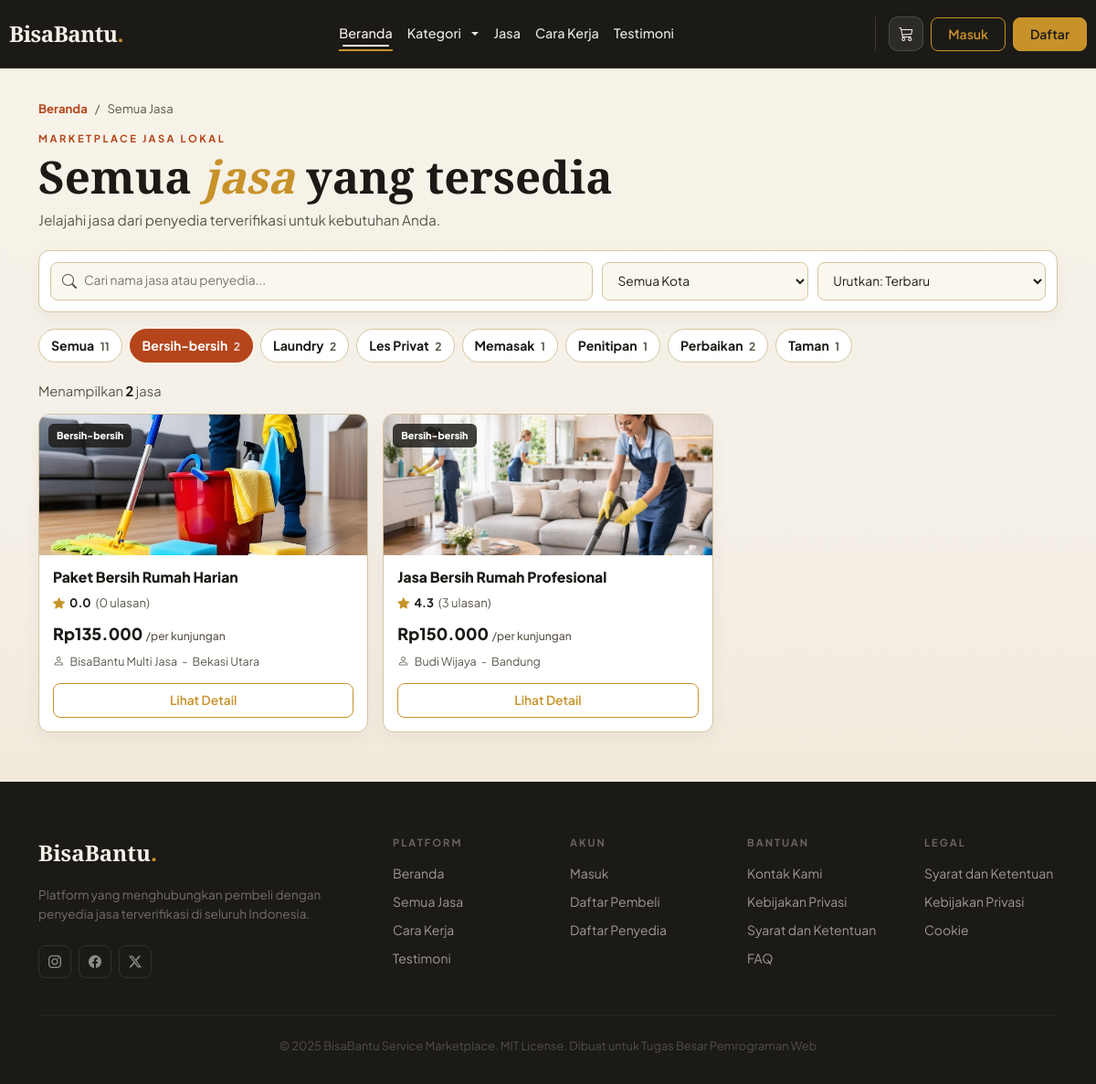
Screenshot of /index.php?page=services&category=bersih-bersih with the database file from the repository.
### tables this page shows
CREATE TABLE `categories` (
  `id` int NOT NULL AUTO_INCREMENT,
  `name` varchar(50) NOT NULL,
  `description` text,
  `created_at` timestamp NOT NULL DEFAULT CURRENT_TIMESTAMP,
  PRIMARY KEY (`id`)
);

CREATE TABLE `services` (
  `id` int NOT NULL AUTO_INCREMENT,
  `provider_id` int NOT NULL,
  `category_id` int NOT NULL,
  `title` varchar(200) NOT NULL,
  `description` text NOT NULL,
  `price` decimal(12,2) NOT NULL,
  `price_unit` varchar(20) DEFAULT 'per unit',
  `estimated_duration` varchar(50) DEFAULT NULL,
  `location` varchar(255) NOT NULL,
  `image` varchar(255) DEFAULT NULL,
  `is_active` tinyint(1) DEFAULT '1',
  `created_at` timestamp NOT NULL DEFAULT CURRENT_TIMESTAMP,
  `updated_at` timestamp NOT NULL DEFAULT CURRENT_TIMESTAMP ON UPDATE CURRENT_TIMESTAMP,
  PRIMARY KEY (`id`),
  KEY `provider_id` (`provider_id`),
  KEY `category_id` (`category_id`),
  CONSTRAINT `services_ibfk_1` FOREIGN KEY (`provider_id`) REFERENCES `users` (`id`) ON DELETE CASCADE,
  CONSTRAINT `services_ibfk_2` FOREIGN KEY (`category_id`) REFERENCES `categories` (`id`) ON DELETE RESTRICT
);

CREATE TABLE `users` (
  `id` int NOT NULL AUTO_INCREMENT,
  `name` varchar(100) NOT NULL,
  `email` varchar(100) NOT NULL,
  `password` varchar(255) NOT NULL,
  `role` enum('buyer','provider','admin') NOT NULL,
  `is_verified` tinyint(1) DEFAULT '0',
  `phone` varchar(20) DEFAULT NULL,
  `address` text,
  `remember_token` varchar(255) DEFAULT NULL,
  `profile_photo` varchar(255) DEFAULT NULL,
  `created_at` timestamp NOT NULL DEFAULT CURRENT_TIMESTAMP,
  `updated_at` timestamp NOT NULL DEFAULT CURRENT_TIMESTAMP ON UPDATE CURRENT_TIMESTAMP,
  PRIMARY KEY (`id`),
  UNIQUE KEY `email` (`email`)
);

### src/helpers/functions.php (called while the page is built, shortened)
<?php
function base_url($path = '') {
    $scheme = (!empty($_SERVER['HTTPS']) && $_SERVER['HTTPS'] !== 'off') ? 'https' : 'http';
    $host = $_SERVER['HTTP_HOST'] ?? 'localhost';
    $scriptDir = rtrim(dirname($_SERVER['SCRIPT_NAME']), '/\\');
    $base = $scheme . '://' . $host . $scriptDir;
    return rtrim($base, '/\\') . '/' . ltrim($path, '/\\');
}
function e($value) {
    return htmlspecialchars($value, ENT_QUOTES, 'UTF-8');
}
function format_rupiah($amount) {
    return 'Rp' . number_format((float) $amount, 0, ',', '.');
}
function slugify($value) {
    $value = strtolower(trim((string) $value));
    $value = preg_replace('/[^a-z0-9]+/i', '-', $value);
    return trim($value, '-') ?: 'lainnya';
}

### src/models/ServiceModel.php (called while the page is built, shortened)
<?php
class ServiceModel {
    private $pdo;
    public function __construct($pdo) {
        $this->pdo = $pdo;
    }
    public function getAllActive() {
        $stmt = $this->pdo->query('
            SELECT s.*, u.name as provider_name, u.is_verified as provider_verified, c.name as category_name,
                   COALESCE(AVG(r.rating), 0) as avg_rating,
                   COUNT(r.id) as review_count
            FROM services s
            JOIN users u ON s.provider_id = u.id
            JOIN categories c ON s.category_id = c.id
            LEFT JOIN reviews r ON r.service_id = s.id
            WHERE s.is_active = 1 AND u.is_verified = 1
            GROUP BY s.id
            ORDER BY s.created_at DESC
        ');
        return $stmt->fetchAll();
    }
}

### src/models/CategoryModel.php (called while the page is built, shortened)
<?php
class CategoryModel {
    private $pdo;
    public function __construct($pdo) {
        $this->pdo = $pdo;
    }
    public function getAllWithServiceCount() {
        $stmt = $this->pdo->query('
            SELECT c.*, COUNT(u.id) as service_count
            FROM categories c
            LEFT JOIN services s ON s.category_id = c.id AND s.is_active = 1
            LEFT JOIN users u ON s.provider_id = u.id AND u.is_verified = 1
            GROUP BY c.id
            ORDER BY c.name ASC
        ');
        return $stmt->fetchAll();
    }
}

### src/views/public/services.php (the view, shortened to what this page needs)
<?php
require_once __DIR__ . '/../../models/ServiceModel.php';
require_once __DIR__ . '/../../models/CategoryModel.php';
$serviceModel = new ServiceModel($pdo);
$categoryModel = new CategoryModel($pdo);
$services = $serviceModel->getAllActive();
$categories = $categoryModel->getAllWithServiceCount();
$requestedCategory = slugify($_GET['category'] ?? 'semua');
$requestedSearch = trim((string) ($_GET['search'] ?? ''));
?>
<main class="services-page">
    <div class="container">
        <nav class="services-breadcrumb" aria-label="Breadcrumb">
            <a href="<?= base_url('index.php?page=home') ?>">Beranda</a><span>/</span><span>Semua Jasa</span>
        </nav>
        <header class="services-heading">
            <div class="section-eyebrow">Marketplace Jasa Lokal</div>
            <h1>Semua <em>jasa</em> yang tersedia</h1>
            <p>Jelajahi jasa dari penyedia terverifikasi untuk kebutuhan Anda.</p>
        </header>
        <section class="services-toolbar" aria-label="Pencarian dan pengurutan jasa">
            <label class="services-search" for="servicesSearch">
                <i class="bi bi-search" aria-hidden="true"></i>
                <input id="servicesSearch" type="search" placeholder="Cari nama jasa atau penyedia..." autocomplete="off" value="<?= e($requestedSearch) ?>">
            </label>
            <select id="servicesLocation" class="services-select">
                <option value="">Semua Kota</option>
            </select>
            <select id="servicesSort" class="services-select services-sort">
                <option value="latest">Urutkan: Terbaru</option>
            </select>
        </section>
        <div class="services-category-pills" role="group" aria-label="Filter kategori">
            <button type="button" class="services-category-pill<?= $requestedCategory === 'semua' ? ' active' : '' ?>" data-category="semua">Semua <span><?= count($services) ?></span></button>
            <?php foreach ($categories as $category): ?>
                <?php $slug = slugify($category['name']); ?>
                <button type="button" class="services-category-pill<?= $requestedCategory === $slug ? ' active' : '' ?>" data-category="<?= e($slug) ?>">
                    <?= e($category['name']) ?> <span><?= (int) $category['service_count'] ?></span>
                </button>
            <?php endforeach; ?>
        </div>
        <p id="servicesResultCount" class="services-result-count">Menampilkan <strong><?= count($services) ?></strong> jasa</p>
        <section id="allServicesGrid" class="row g-3" aria-live="polite">
            <?php foreach ($services as $service): ?>
                <?php
                $categorySlug = slugify($service['category_name']);
                $rating = (float) $service['avg_rating'];
                $imagePath = $service['image'] ? 'src/assets/uploads/services/' . $service['image'] : '';
                $hasImage = $imagePath && is_file(__DIR__ . '/../../../' . ltrim($imagePath, '/'));
                ?>
                <div class="col-sm-6 col-lg-4 col-xxl-3 all-service-item"
                     data-category="<?= e($categorySlug) ?>"
                     data-location="<?= e(strtolower($service['location'])) ?>"
                     data-search="<?= e(strtolower($service['title'] . ' ' . $service['provider_name'] . ' ' . $service['category_name'] . ' ' . $service['location'])) ?>"
                     data-price="<?= (float) $service['price'] ?>"
                     data-rating="<?= $rating ?>"
                     data-created="<?= e($service['created_at']) ?>">
                    <article class="all-service-card">
                        <div class="all-service-image">
                            <span class="all-service-category"><?= e($service['category_name']) ?></span>
                            <?php if ($hasImage): ?>
                                <img src="<?= e(base_url($imagePath)) ?>" alt="<?= e($service['title']) ?>">
                            <?php else: ?>
                                <i class="bi <?= e(category_icon($service['category_name'])) ?>" aria-hidden="true"></i>
                            <?php endif; ?>
                        </div>
                        <div class="all-service-body">
                            <h2><?= e($service['title']) ?></h2>
                            <div class="all-service-rating" aria-label="Rating <?= e(number_format($rating, 1)) ?> dari <?= (int) $service['review_count'] ?> ulasan">
                                <i class="bi bi-star-fill"></i><strong><?= e(number_format($rating, 1)) ?></strong><span>(<?= (int) $service['review_count'] ?> ulasan)</span>
                            </div>
                            <p class="all-service-price"><?= e(format_rupiah($service['price'])) ?> <span>/<?= e($service['price_unit']) ?></span></p>
                            <p class="all-service-provider"><i class="bi bi-person"></i><?= e($service['provider_name']) ?> <span>-</span> <?= e($service['location']) ?></p>
                            <a href="<?= base_url('index.php?page=service_detail&id=' . (int) $service['id']) ?>" class="btn btn-outline-custom w-100">Lihat Detail</a>
                        </div>
                    </article>
                </div>
            <?php endforeach; ?>
        </section>
    </div>
</main>

### src/assets/css/auth-modal.css (style rules this page uses)
:root { --auth-accent: #B5451B; --auth-accent-dark: #9a3615; --auth-accent-soft: #F0E4DE; --auth-accent-border: #D4C4A0; --auth-gold: #C8922A; --auth-gold-soft: #FBF3E0; --font-sans: 'Plus Jakarta Sans', system-ui, sans-serif; --color-text-primary: #1C1A16; --color-text-secondary: #6b7280; --color-text-tertiary: #9ca3af; --color-background-primary: #fff; --color-background-secondary: #f9fafb; --color-background-tertiary: #f3f4f6; --color-border-secondary: #e5e7eb; --color-border-tertiary: #f3f4f6; --border-radius-md: 8px; --border-radius-xl: 16px; }

### src/assets/css/animations.css (style rules this page uses)
:root { --bb-motion-fast: 180ms; --bb-motion-base: 320ms; --bb-motion-slow: 480ms; --bb-motion-ease: cubic-bezier(.22, 1, .36, 1); --bb-motion-shadow: 0 18px 45px rgba(15, 23, 42, .14); --bb-focus-glow: 0 0 0 .22rem rgba(37, 99, 235, .16); }
html { scroll-behavior: smooth; }
body { opacity: 1; }
body.page-enter { transition: opacity var(--bb-motion-base) var(--bb-motion-ease); will-change: opacity; }
body.page-enter.loaded { opacity: 1; }
.btn, button, [type="button"], [type="submit"], .cart-nav-btn, .header-icon-btn, .social-btn, .role-sidebar-nav a, .profile-dropdown-item { position: relative; overflow: hidden; transition: transform var(--bb-motion-fast) var(--bb-motion-ease), box-shadow var(--bb-motion-fast) var(--bb-motion-ease), border-color var(--bb-motion-fast) ease, background-color var(--bb-motion-fast) ease, color var(--bb-motion-fast) ease; }
.form-control, .form-select, textarea, input { transition: border-color var(--bb-motion-fast) ease, box-shadow var(--bb-motion-fast) ease, background-color var(--bb-motion-fast) ease, transform var(--bb-motion-fast) ease; }
.form-label, label { transition: color var(--bb-motion-fast) ease, transform var(--bb-motion-fast) ease; }

### rows the page displays
categories: name "Bersih-bersih", service_count "2"
categories: name "Laundry", service_count "2"
categories: name "Les Privat", service_count "2"
categories: name "Memasak", service_count "1"
categories: name "Penitipan", service_count "1"
categories: name "Perbaikan", service_count "2"
categories: name "Taman", service_count "1"
services: category.name "Bersih-bersih", image (picture), title "Paket Bersih Rumah Harian", rating "0.0", review_count "0", price "Rp135.000", price_unit "per kunjungan", provider.name "BisaBantu Multi Jasa", location "Bekasi Utara"
services: category.name "Bersih-bersih", image (picture), title "Jasa Bersih Rumah Profesional", rating "4.3", review_count "3", price "Rp150.000", price_unit "per kunjungan", provider.name "Budi Wijaya", location "Bandung"

### other values shown
count($services) "11"
